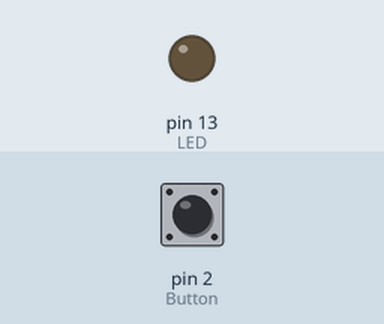
Recording of a sketch running on a simulated Arduino Uno, built with avr-gcc and run on an emulated ATmega328P. Shown: output pins drawn as LEDs (lit = HIGH). Dashed ring = blinking. Inputs (shaded band) come from the test bench; at power-on: pin 2 (Button) HIGH.

Above: at 1.2 s.
1.3 s: pin 2 (Button) pulled LOW for 1 s
At 1.67 s:
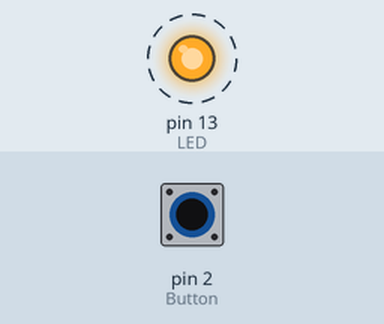
3.8 s: pin 2 (Button) pulled LOW for 0.15 s
At 5.2 s:
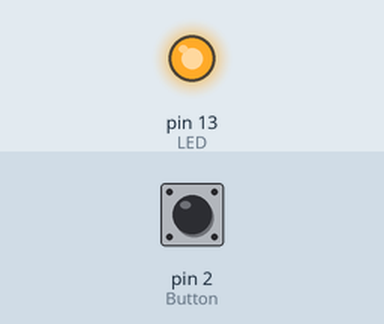
5.5 s: pin 2 (Button) pulled LOW for 3.2 s
At 10.1 s:
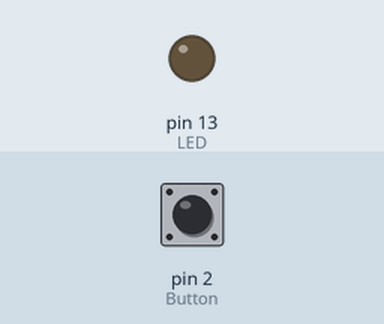
Timing chart, 0 to 11.6 s (numbered marks = the images above; inputs shaded):
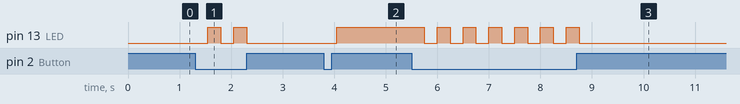

The sketch:

problem_4.ino
```cpp
#define LED 13
#define Button 2

bool flag = 0;

void setup() {
  pinMode(Button, INPUT_PULLUP);
  pinMode(LED, OUTPUT);
}

void loop() {
  if(digitalRead(Button) == LOW) {
    flag = !flag;
    delay(250);
  }

  if(flag == 1) {
    digitalWrite(LED, HIGH);
  }else {
    digitalWrite(LED, LOW);
  }
}
```

Measured:
- after the input at 1.3 s, pin 13 (LED): alternates HIGH for 0.25 s and LOW for 0.25 s, 4 changes in all, then stays LOW, starting after 0.25 s
- after the input at 3.8 s, pin 13 (LED): LOW → HIGH after 0.25 s
- after the input at 5.5 s, pin 13 (LED): alternates HIGH for 0.25 s and LOW for 0.25 s, 13 changes in all, then stays LOW, starting after 0.25 s
